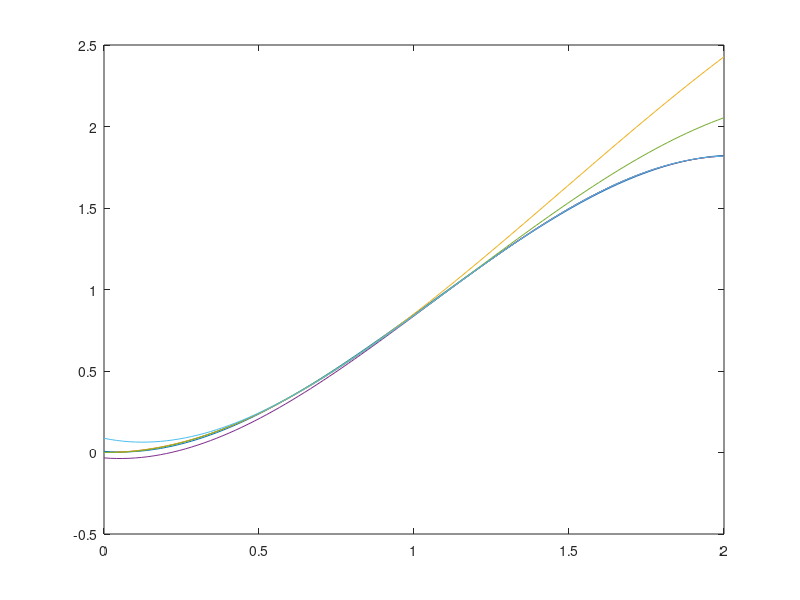

Write the MATLAB code that produced this figure.
close all
f = @(x) x .* sin(x);
df = @(x) sin(x) + x.* cos(x);


A = zeros(11, 4);
for i=1:11
   A(i,:) = [((i-1)/5)^3, ((i-1)/5)^2, ((i-1)/5)^1, 1];
end

b = zeros(11,1);
for i=1:11
    b(i) = f((i - 1)/5);
end

% Sedaj re?ujemo predolo?en sistem Ax = b
p = A\b;
p1 = A(1:5,:)\b(1:5);
p2 = A(7:11,:)\b(7:11);

x = linspace(0, 2);

plot(x, polyval(p, x))
hold on 
plot(x, f(x))
hold on
plot(x, polyval(p1, x))
hold on 
plot(x, polyval(p2, x))
hold on 


A1 = A(1:5,:);
b1 = b(1:5);

A2 = A(7:11,:);
b2 = b(7:11);

% Imamo predolocen sistem: [A1, 0; 0, A2][x1; x2] = [b1;b2] pri omejitvah

C1 = [A(6,:); 3 2 1 0];
d1 = [f(1); df(1)];

% se dodaten pogoj: C = [C1, 0; 0, C1][x1; x2] = [d1;d1]

AA = [A1, zeros(size(A1, 1), size(A2, 2)); zeros(size(A2, 1), size(A1, 2)), A2];
CC = [C1, zeros(size(C1)); zeros(size(C1)), C1];
bb = [b1; b2];
dd = [d1; d1];

S = [AA' * AA, CC'; CC , zeros(size(CC, 1),size(CC, 1))];
u  = [AA' * bb ; dd];
x1 = S\u;

p3 = x1(1:4);
p4 = x1(5:8);

plot(x, polyval(p3, x))
hold on 
plot(x, polyval(p4, x))
hold on 









